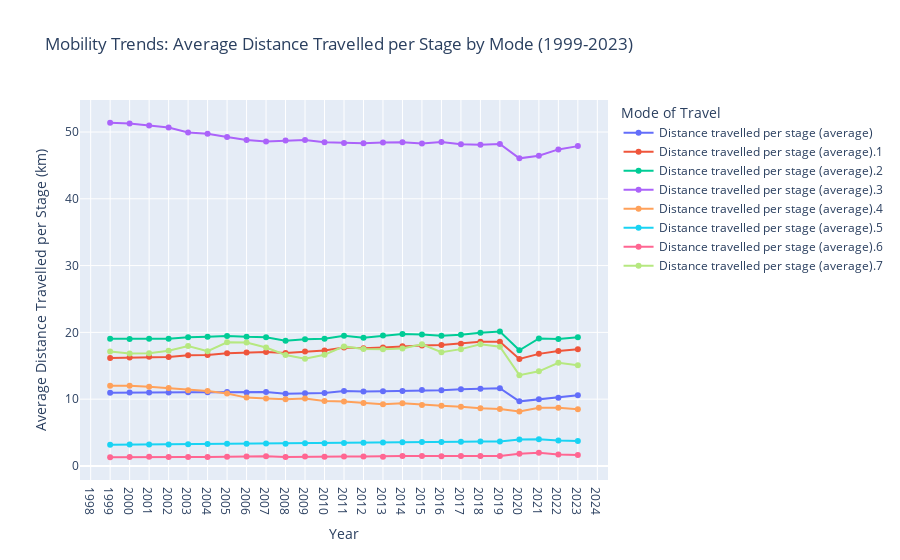

The cell this chart's notebook holds for it:
### Code cell
df = pd.read_csv('C:\TIL6022 Environment files\Group project\TIL6022-Groupproject\Data\mobility_trends__modes_of_travel.csv', sep=';', header=5)
df.columns = df.columns.str.strip()
df.head()

# Rename the unnamed 'Periods' column to 'Year'
col_names = df.columns.tolist()
col_to_rename = col_names[0] if col_names[0] in ('', 'Unnamed: 0') or col_names[0].startswith('Unnamed') else 'Periods'

df.rename(columns={
    col_to_rename: 'Year',
    'Travel motives': 'Travel_Motives',
    'Modes of travel': 'Mode_Topic'
}, inplace=True)

# Drop the first row which is the unit row and remove the 'Source: CBS' row
df.drop(index=0, inplace=True)
df = df[~df['Year'].astype(str).str.contains('Source: CBS', na=False, case=False)]
df.reset_index(drop=True, inplace=True)

# Clean and convert 'Year' to integer
df['Year'] = df['Year'].str.replace('*', '', regex=False).astype(int)

# Select only the 'Distance travelled per stage (average)' columns
distance_cols = [col for col in df.columns if 'Distance travelled per stage (average)' in col]
id_vars = ['Year']
df_plot = df[id_vars + distance_cols].copy()

# --- 2. Melt and Finalize Data for Plotting ---

# Melt the data to long format
df_melted = df_plot.melt(
    id_vars=id_vars,
    value_vars=distance_cols,
    var_name='Metric',
    value_name='Distance'
)

# Extract the Mode of Travel from the column name
df_melted['Mode'] = df_melted['Metric'].str.split(' - ').str[0]

# Convert Distance to float and filter out the 'Total' mode
df_melted['Distance'] = df_melted['Distance'].str.replace(',', '.', regex=False).astype(float)
df_final = df_melted[df_melted['Mode'] != 'Total'].copy()

# --- 3. Create the Plotly Chart ---

fig = px.line(
    df_final,
    x='Year',
    y='Distance',
    # 'Mode' is used here to assign colors and generate the legend labels
    color='Mode', 
    markers=True,
    labels={
        'Year': 'Year',
        'Distance': 'Average Distance Travelled per Stage (km)',
        'Mode': 'Mode of Travel' 
    },
    title='Mobility Trends: Average Distance Travelled per Stage by Mode (1999-2023)'
)

# Ensure Year is treated as discrete steps for clarity
fig.update_xaxes(dtick=1)

fig.show()

# If you want to save it as an interactive file:
# fig.write_html("mobility_trends_distance_by_mode_plotly.html")

### Figure 1 — Plotly figure (JSON) as saved in the notebook; plotly's stock layout.template omitted (floating-point values rounded to 4 significant figures)
{"data": [{"hovertemplate": "Mode of Travel=Distance travelled per stage (average)<br>Year=%{x}<br>Average Distance Travelled per Stage (km)=%{y}<extra></extra>", "legendgroup": "Distance travelled per stage (average)", "line": {"color": "#636efa", "dash": "solid"}, "marker": {"symbol": "circle"}, "mode": "lines+markers", "name": "Distance travelled per stage (average)", "orientation": "v", "showlegend": true, "type": "scatter", "x": [1999, 2000, 2001, 2002, 2003, 2004, 2005, 2006, 2007, 2008, 2009, 2010, 2011, 2012, 2013, 2014, 2015, 2016, 2017, 2018, 2019, 2020, 2021, 2022, 2023], "xaxis": "x", "y": [10.96, 11.0, 10.99, 11.01, 11.04, 11.03, 11.07, 11.01, 11.07, 10.82, 10.9, 10.93, 11.21, 11.13, 11.19, 11.23, 11.36, 11.34, 11.5, 11.55, 11.64, 9.67, 10.0, 10.22, 10.59], "yaxis": "y"}, {"hovertemplate": "Mode of Travel=Distance travelled per stage (average).1<br>Year=%{x}<br>Average Distance Travelled per Stage (km)=%{y}<extra></extra>", "legendgroup": "Distance travelled per stage (average).1", "line": {"color": "#EF553B", "dash": "solid"}, "marker": {"symbol": "circle"}, "mode": "lines+markers", "name": "Distance travelled per stage (average).1", "orientation": "v", "showlegend": true, "type": "scatter", "x": [1999, 2000, 2001, 2002, 2003, 2004, 2005, 2006, 2007, 2008, 2009, 2010, 2011, 2012, 2013, 2014, 2015, 2016, 2017, 2018, 2019, 2020, 2021, 2022, 2023], "xaxis": "x", "y": [16.16, 16.25, 16.34, 16.33, 16.56, 16.61, 16.88, 16.99, 17.06, 16.92, 17.14, 17.29, 17.73, 17.63, 17.75, 17.92, 18.04, 18.12, 18.3, 18.58, 18.59, 16.03, 16.78, 17.22, 17.46], "yaxis": "y"}, {"hovertemplate": "Mode of Travel=Distance travelled per stage (average).2<br>Year=%{x}<br>Average Distance Travelled per Stage (km)=%{y}<extra></extra>", "legendgroup": "Distance travelled per stage (average).2", "line": {"color": "#00cc96", "dash": "solid"}, "marker": {"symbol": "circle"}, "mode": "lines+markers", "name": "Distance travelled per stage (average).2", "orientation": "v", "showlegend": true, "type": "scatter", "x": [1999, 2000, 2001, 2002, 2003, 2004, 2005, 2006, 2007, 2008, 2009, 2010, 2011, 2012, 2013, 2014, 2015, 2016, 2017, 2018, 2019, 2020, 2021, 2022, 2023], "xaxis": "x", "y": [19.04, 18.99, 19.03, 19.03, 19.27, 19.34, 19.46, 19.33, 19.27, 18.74, 18.98, 19.06, 19.51, 19.21, 19.53, 19.75, 19.7, 19.49, 19.63, 19.96, 20.12, 17.32, 19.09, 19.01, 19.27], "yaxis": "y"}, {"hovertemplate": "Mode of Travel=Distance travelled per stage (average).3<br>Year=%{x}<br>Average Distance Travelled per Stage (km)=%{y}<extra></extra>", "legendgroup": "Distance travelled per stage (average).3", "line": {"color": "#ab63fa", "dash": "solid"}, "marker": {"symbol": "circle"}, "mode": "lines+markers", "name": "Distance travelled per stage (average).3", "orientation": "v", "showlegend": true, "type": "scatter", "x": [1999, 2000, 2001, 2002, 2003, 2004, 2005, 2006, 2007, 2008, 2009, 2010, 2011, 2012, 2013, 2014, 2015, 2016, 2017, 2018, 2019, 2020, 2021, 2022, 2023], "xaxis": "x", "y": [51.39, 51.29, 50.98, 50.68, 49.93, 49.74, 49.24, 48.81, 48.59, 48.72, 48.81, 48.48, 48.37, 48.33, 48.44, 48.47, 48.27, 48.52, 48.17, 48.11, 48.21, 46.06, 46.46, 47.4, 47.89], "yaxis": "y"}, {"hovertemplate": "Mode of Travel=Distance travelled per stage (average).4<br>Year=%{x}<br>Average Distance Travelled per Stage (km)=%{y}<extra></extra>", "legendgroup": "Distance travelled per stage (average).4", "line": {"color": "#FFA15A", "dash": "solid"}, "marker": {"symbol": "circle"}, "mode": "lines+markers", "name": "Distance travelled per stage (average).4", "orientation": "v", "showlegend": true, "type": "scatter", "x": [1999, 2000, 2001, 2002, 2003, 2004, 2005, 2006, 2007, 2008, 2009, 2010, 2011, 2012, 2013, 2014, 2015, 2016, 2017, 2018, 2019, 2020, 2021, 2022, 2023], "xaxis": "x", "y": [11.99, 12.01, 11.87, 11.66, 11.35, 11.23, 10.83, 10.23, 10.1, 9.99, 10.09, 9.73, 9.64, 9.43, 9.24, 9.37, 9.14, 9.02, 8.87, 8.62, 8.53, 8.14, 8.72, 8.7, 8.48], "yaxis": "y"}, {"hovertemplate": "Mode of Travel=Distance travelled per stage (average).5<br>Year=%{x}<br>Average Distance Travelled per Stage (km)=%{y}<extra></extra>", "legendgroup": "Distance travelled per stage (average).5", "line": {"color": "#19d3f3", "dash": "solid"}, "marker": {"symbol": "circle"}, "mode": "lines+markers", "name": "Distance travelled per stage (average).5", "orientation": "v", "showlegend": true, "type": "scatter", "x": [1999, 2000, 2001, 2002, 2003, 2004, 2005, 2006, 2007, 2008, 2009, 2010, 2011, 2012, 2013, 2014, 2015, 2016, 2017, 2018, 2019, 2020, 2021, 2022, 2023], "xaxis": "x", "y": [3.18, 3.2, 3.2, 3.2, 3.26, 3.28, 3.33, 3.33, 3.37, 3.33, 3.4, 3.4, 3.45, 3.47, 3.51, 3.55, 3.58, 3.58, 3.61, 3.65, 3.67, 3.95, 3.99, 3.82, 3.75], "yaxis": "y"}, {"hovertemplate": "Mode of Travel=Distance travelled per stage (average).6<br>Year=%{x}<br>Average Distance Travelled per Stage (km)=%{y}<extra></extra>", "legendgroup": "Distance travelled per stage (average).6", "line": {"color": "#FF6692", "dash": "solid"}, "marker": {"symbol": "circle"}, "mode": "lines+markers", "name": "Distance travelled per stage (average).6", "orientation": "v", "showlegend": true, "type": "scatter", "x": [1999, 2000, 2001, 2002, 2003, 2004, 2005, 2006, 2007, 2008, 2009, 2010, 2011, 2012, 2013, 2014, 2015, 2016, 2017, 2018, 2019, 2020, 2021, 2022, 2023], "xaxis": "x", "y": [1.3, 1.33, 1.36, 1.32, 1.34, 1.32, 1.36, 1.4, 1.44, 1.35, 1.4, 1.38, 1.41, 1.42, 1.39, 1.47, 1.48, 1.45, 1.47, 1.49, 1.49, 1.84, 1.99, 1.73, 1.65], "yaxis": "y"}, {"hovertemplate": "Mode of Travel=Distance travelled per stage (average).7<br>Year=%{x}<br>Average Distance Travelled per Stage (km)=%{y}<extra></extra>", "legendgroup": "Distance travelled per stage (average).7", "line": {"color": "#B6E880", "dash": "solid"}, "marker": {"symbol": "circle"}, "mode": "lines+markers", "name": "Distance travelled per stage (average).7", "orientation": "v", "showlegend": true, "type": "scatter", "x": [1999, 2000, 2001, 2002, 2003, 2004, 2005, 2006, 2007, 2008, 2009, 2010, 2011, 2012, 2013, 2014, 2015, 2016, 2017, 2018, 2019, 2020, 2021, 2022, 2023], "xaxis": "x", "y": [17.13, 16.83, 16.89, 17.25, 17.96, 17.17, 18.51, 18.49, 17.74, 16.62, 16.04, 16.66, 17.9, 17.51, 17.49, 17.59, 18.21, 17.03, 17.49, 18.22, 17.84, 13.59, 14.17, 15.45, 15.09], "yaxis": "y"}], "layout": {"legend": {"title": {"text": "Mode of Travel"}, "tracegroupgap": 0}, "title": {"text": "Mobility Trends: Average Distance Travelled per Stage by Mode (1999-2023)"}, "xaxis": {"anchor": "y", "domain": [0, 1], "dtick": 1, "title": {"text": "Year"}}, "yaxis": {"anchor": "x", "domain": [0, 1], "title": {"text": "Average Distance Travelled per Stage (km)"}}}}
